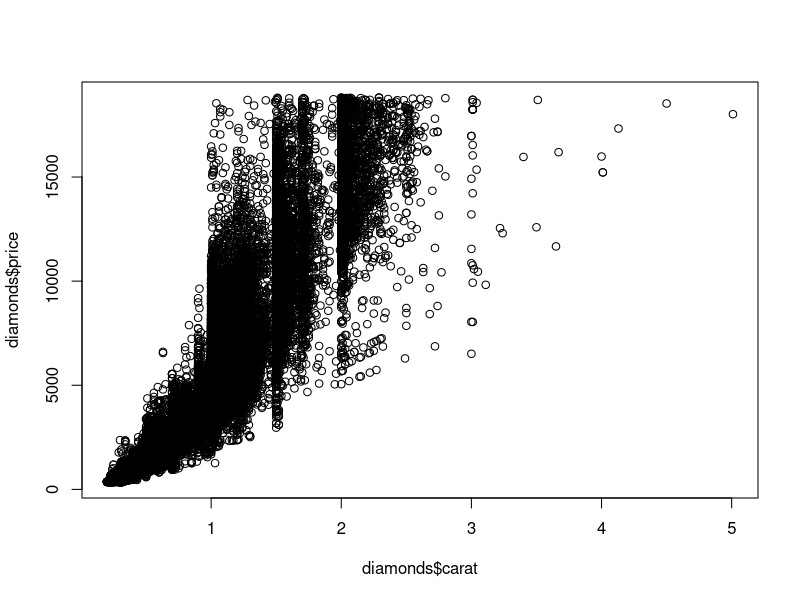
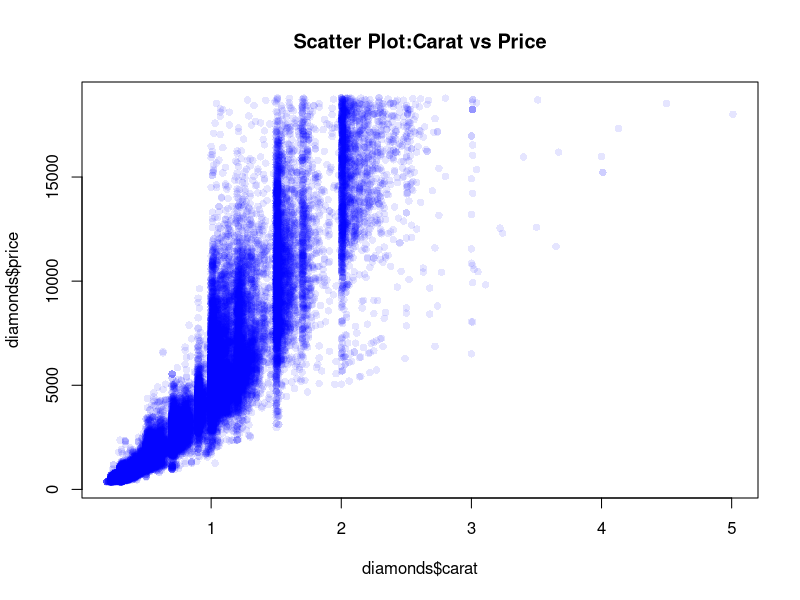
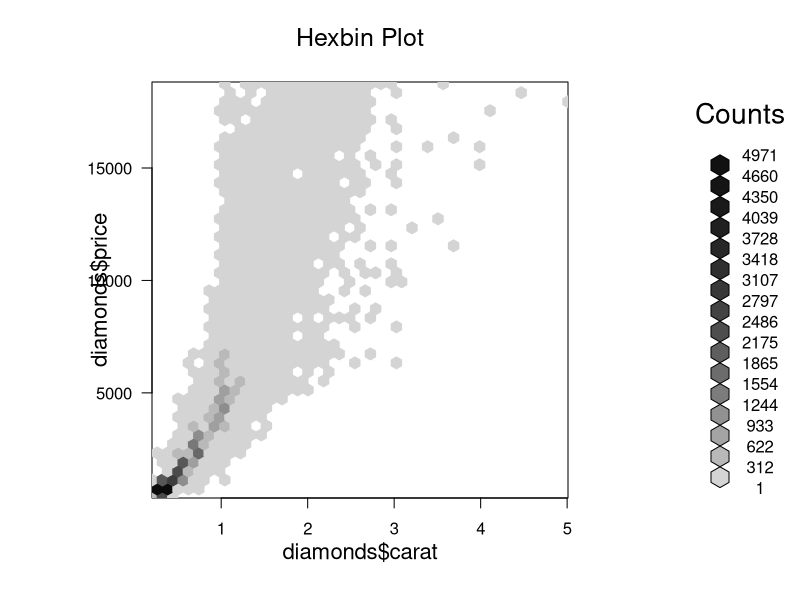
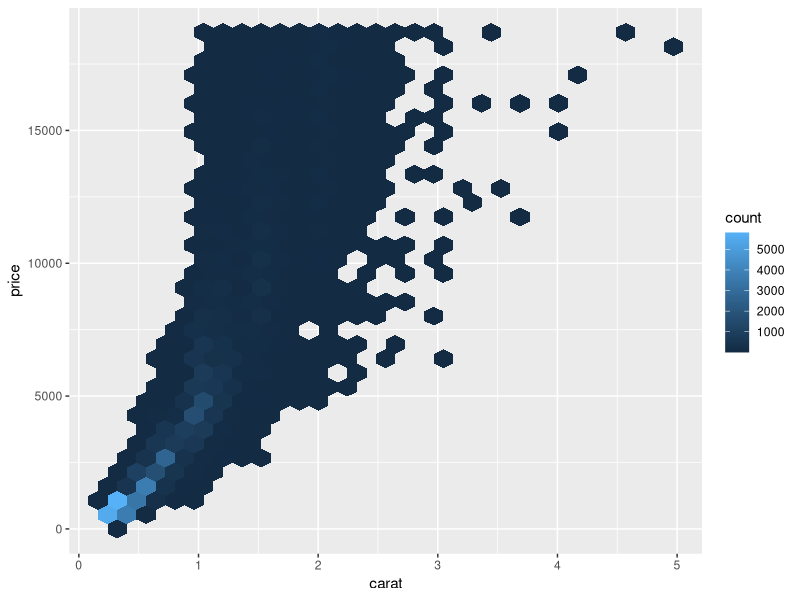
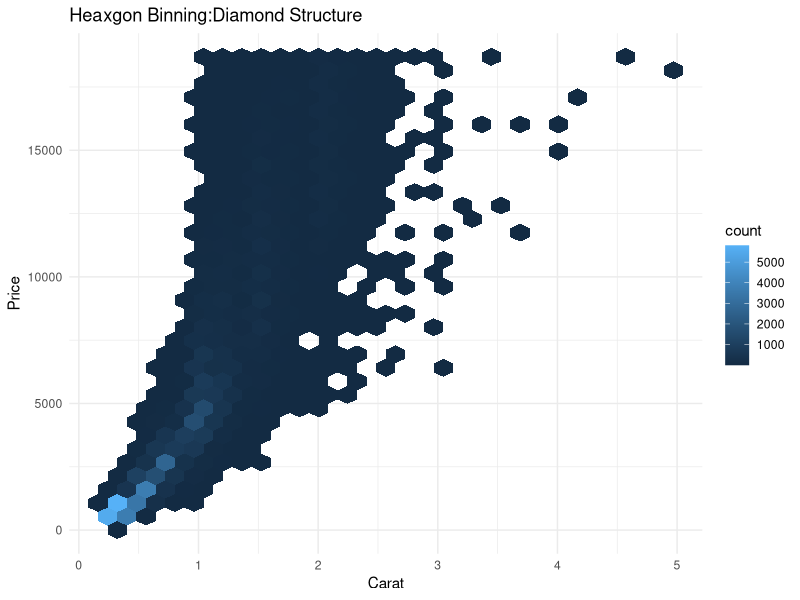
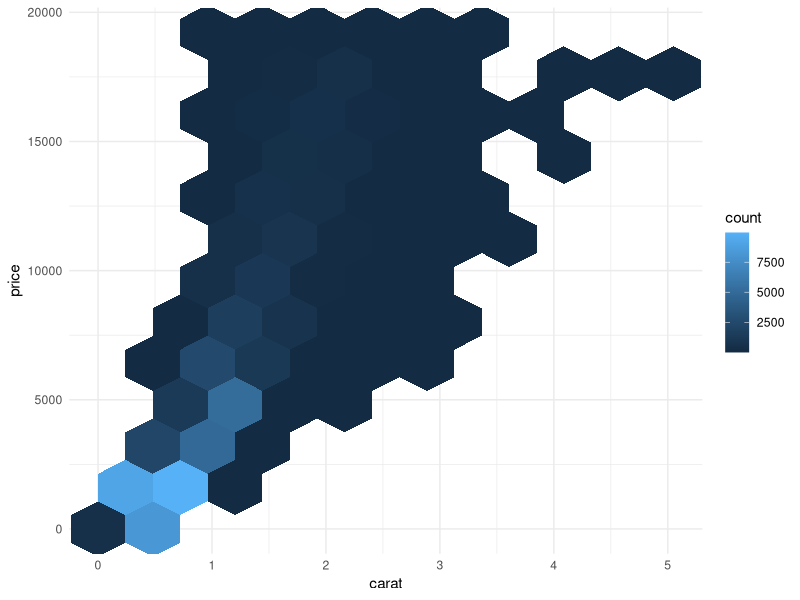
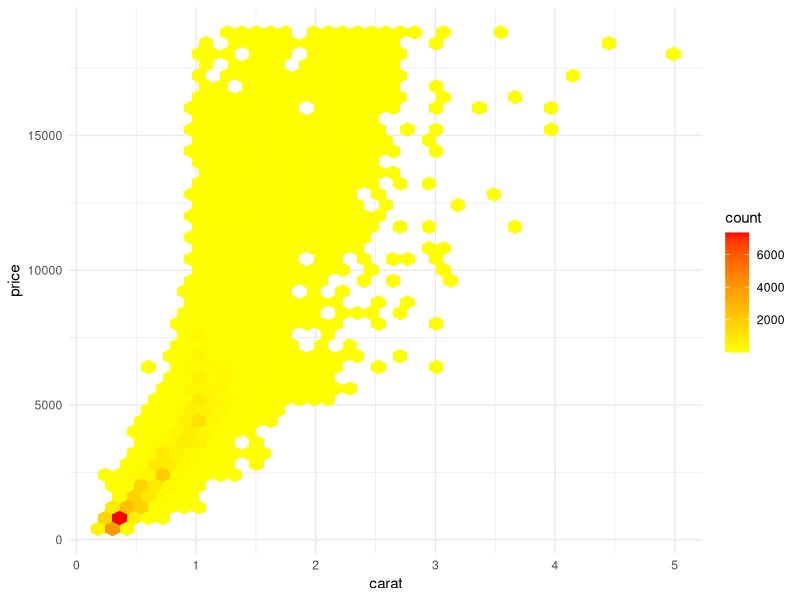
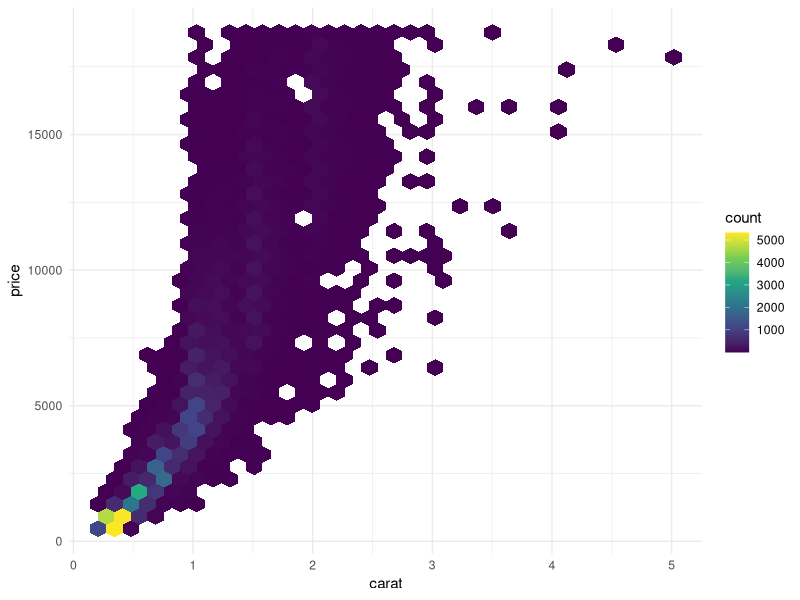

Reproduce these figures in R, in order.
# Load and understand the dataset
data(diamonds)
#data(package= .package(all.available=TRUE))
library(ggplot2)
data(diamonds)
str(diamonds)
dim(diamonds)
?diamonds


# Very basic scatter
plot(diamonds$carat,diamonds$price)

# Improved Scatter
plot(diamonds$carat,diamonds$price,col=rgb(0,0,1,0.1),pch=16,
     main="Scatter Plot:Carat vs Price")

#HEXBIN using Base R
install.packages('hexbin')
library(hexbin)
hb<-hexbin(diamonds$carat,diamonds$price,xbins=40)
plot(hb,main="Hexbin Plot")

# Basic HEXBIN
ggplot(diamonds,aes(x=carat,y=price))+
  geom_hex()

#Labeled HEXBIN plot
ggplot(diamonds,aes(carat,price))+
  geom_hex()+
  labs(title="Heaxgon Binning:Diamond Structure",x="Carat",y="Price")+
  theme_minimal()

#control hexagon density
ggplot(diamonds,aes(carat,price))+geom_hex(bins=10)+theme_minimal()

#ADD COLOR PALETTE(Gradient)
ggplot(diamonds,aes(carat,price))+
  geom_hex(bins=40)+
  scale_fill_gradient(low="yellow",high="red")+
  theme_minimal()
#color meaning:
#-light->fewe diamonds
#-dark->dense region

#PROFESSIONAL PALETTE(Viridis)
ggplot(diamonds,aes(carat,price))+
  geom_hex(bins=35)+
  scale_fill_viridis_c()+
  theme_minimal()

#ADD LEGEND TITLE
ggplot(diamonds,aes(carat,price))+
  geom_hex(bins=20)+
  scale_fill_viridis_c(name="Count")+
  labs(title="Density Structure of Diamonds",x="Carat",y="Price")+
  theme_minimal()

#FACETED HEXBIN
ggplot(diamonds,aes(carat,price))+
  geom_hex()+
  scale_fill_viridis_c()+
  facet_wrap(~cut)+
  theme_minimal()

#LOG SCALE HEXBIN
ggplot(diamonds,aes(carat,price))+
  geom_hex()+
  scale_fill_viridis_c()+
  scale_y_log10()+
  theme_minimal()

